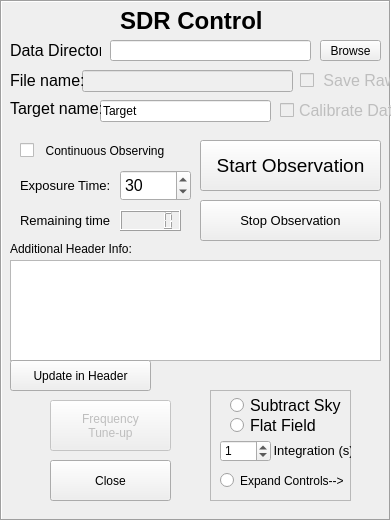
   <widget class="QFrame" name="frame_3">
    <property name="geometry">
     <rect>
      <x>0</x>
      <y>150</y>
      <width>391</width>
      <height>521</height>
     </rect>
    </property>
    <property name="frameShape">
     <enum>QFrame::Box</enum>
    </property>
    <property name="frameShadow">
     <enum>QFrame::Sunken</enum>
    </property>
    <widget class="QCheckBox" name="save_raw_checkBox">
     <property name="enabled">
      <bool>false</bool>
     </property>
     <property name="geometry">
      <rect>
       <x>300</x>
       <y>70</y>
       <width>91</width>
       <height>21</height>
      </rect>
     </property>
     <property name="font">
      <font>
       <pointsize>12</pointsize>
      </font>
     </property>
     <property name="text">
      <string> Save Raw</string>
     </property>
    </widget>
    <widget class="QLineEdit" name="data_directory_lineEdit">
     <property name="geometry">
      <rect>
       <x>110</x>
       <y>40</y>
       <width>201</width>
       <height>21</height>
      </rect>
     </property>
    </widget>
    <widget class="QLabel" name="label_14">
     <property name="geometry">
      <rect>
       <x>10</x>
       <y>40</y>
       <width>91</width>
       <height>21</height>
      </rect>
     </property>
     <property name="font">
      <font>
       <pointsize>12</pointsize>
      </font>
     </property>
     <property name="text">
      <string>Data Directory:</string>
     </property>
    </widget>
    <widget class="QLabel" name="label_16">
     <property name="geometry">
      <rect>
       <x>20</x>
       <y>210</y>
       <width>91</width>
       <height>21</height>
      </rect>
     </property>
     <property name="font">
      <font>
       <pointsize>10</pointsize>
      </font>
     </property>
     <property name="text">
      <string>Remaining time:</string>
     </property>
    </widget>
    <widget class="QLabel" name="label_13">
     <property name="geometry">
      <rect>
       <x>120</x>
       <y>0</y>
       <width>241</width>
       <height>41</height>
      </rect>
     </property>
     <property name="font">
      <font>
       <family>Arial</family>
       <pointsize>18</pointsize>
       <weight>75</weight>
       <bold>true</bold>
      </font>
     </property>
     <property name="text">
      <string>SDR Control</string>
     </property>
    </widget>
    <widget class="QLabel" name="label_15">
     <property name="geometry">
      <rect>
       <x>20</x>
       <y>170</y>
       <width>111</width>
       <height>31</height>
      </rect>
     </property>
     <property name="font">
      <font>
       <pointsize>10</pointsize>
      </font>
     </property>
     <property name="text">
      <string>Exposure Time:</string>
     </property>
    </widget>
    <widget class="QCheckBox" name="calibrate_data_checkBox">
     <property name="enabled">
      <bool>false</bool>
     </property>
     <property name="geometry">
      <rect>
       <x>280</x>
       <y>100</y>
       <width>121</width>
       <height>21</height>
      </rect>
     </property>
     <property name="font">
      <font>
       <pointsize>12</pointsize>
      </font>
     </property>
     <property name="text">
      <string>Calibrate Data</string>
     </property>
    </widget>
    <widget class="QPushButton" name="stop_observation_pushButton">
     <property name="geometry">
      <rect>
       <x>200</x>
       <y>200</y>
       <width>181</width>
       <height>41</height>
      </rect>
     </property>
     <property name="font">
      <font>
       <pointsize>10</pointsize>
      </font>
     </property>
     <property name="text">
      <string>Stop Observation</string>
     </property>
    </widget>
    <widget class="QPushButton" name="start_observation_pushButton">
     <property name="geometry">
      <rect>
       <x>200</x>
       <y>140</y>
       <width>181</width>
       <height>51</height>
      </rect>
     </property>
     <property name="font">
      <font>
       <pointsize>14</pointsize>
      </font>
     </property>
     <property name="text">
      <string>Start Observation</string>
     </property>
    </widget>
    <widget class="QPushButton" name="close_pushButton">
     <property name="geometry">
      <rect>
       <x>50</x>
       <y>460</y>
       <width>121</width>
       <height>41</height>
      </rect>
     </property>
     <property name="text">
      <string>Close</string>
     </property>
    </widget>
    <widget class="QPushButton" name="search_pushButton">
     <property name="geometry">
      <rect>
       <x>320</x>
       <y>40</y>
       <width>61</width>
       <height>21</height>
      </rect>
     </property>
     <property name="text">
      <string>Browse</string>
     </property>
    </widget>
    <widget class="QSpinBox" name="obs_time_spinBox">
     <property name="geometry">
      <rect>
       <x>120</x>
       <y>170</y>
       <width>71</width>
       <height>31</height>
      </rect>
     </property>
     <property name="font">
      <font>
       <pointsize>12</pointsize>
      </font>
     </property>
     <property name="maximum">
      <number>99999</number>
     </property>
     <property name="value">
      <number>30</number>
     </property>
    </widget>
    <widget class="QLCDNumber" name="remaining_time_lcdNumber">
     <property name="geometry">
      <rect>
       <x>120</x>
       <y>210</y>
       <width>61</width>
       <height>21</height>
      </rect>
     </property>
    </widget>
    <widget class="QPushButton" name="frequency_tuneup_pushButton">
     <property name="enabled">
      <bool>false</bool>
     </property>
     <property name="geometry">
      <rect>
       <x>50</x>
       <y>400</y>
       <width>121</width>
       <height>51</height>
      </rect>
     </property>
     <property name="text">
      <string>Frequency 
Tune-up</string>
     </property>
    </widget>
    <widget class="QLineEdit" name="file_name_lineEdit">
     <property name="enabled">
      <bool>false</bool>
     </property>
     <property name="geometry">
      <rect>
       <x>82</x>
       <y>70</y>
       <width>211</width>
       <height>22</height>
      </rect>
     </property>
     <property name="text">
      <string/>
     </property>
    </widget>
    <widget class="QLineEdit" name="target_lineEdit">
     <property name="geometry">
      <rect>
       <x>100</x>
       <y>100</y>
       <width>171</width>
       <height>22</height>
      </rect>
     </property>
     <property name="text">
      <string>Target</string>
     </property>
    </widget>
    <widget class="QLabel" name="label_20">
     <property name="geometry">
      <rect>
       <x>10</x>
       <y>70</y>
       <width>91</width>
       <height>20</height>
      </rect>
     </property>
     <property name="font">
      <font>
       <pointsize>12</pointsize>
      </font>
     </property>
     <property name="text">
      <string>File name:</string>
     </property>
    </widget>
    <widget class="QLabel" name="label_21">
     <property name="geometry">
      <rect>
       <x>10</x>
       <y>100</y>
       <width>91</width>
       <height>17</height>
      </rect>
     </property>
     <property name="font">
      <font>
       <pointsize>12</pointsize>
      </font>
     </property>
     <property name="text">
      <string>Target name:</string>
     </property>
    </widget>
    <widget class="QFrame" name="frame_6">
     <property name="geometry">
      <rect>
       <x>210</x>
       <y>390</y>
       <width>141</width>
       <height>111</height>
      </rect>
     </property>
     <property name="frameShape">
      <enum>QFrame::StyledPanel</enum>
     </property>
     <property name="frameShadow">
      <enum>QFrame::Raised</enum>
     </property>
     <widget class="QRadioButton" name="subtract_sky_radioButton">
      <property name="geometry">
       <rect>
        <x>20</x>
        <y>0</y>
        <width>111</width>
        <height>31</height>
       </rect>
      </property>
      <property name="font">
       <font>
        <pointsize>12</pointsize>
       </font>
      </property>
      <property name="text">
       <string>Subtract Sky</string>
      </property>
      <property name="checked">
       <bool>false</bool>
      </property>
      <property name="autoExclusive">
       <bool>false</bool>
      </property>
     </widget>
     <widget class="QRadioButton" name="flat_field_radioButton">
      <property name="enabled">
       <bool>true</bool>
      </property>
      <property name="geometry">
       <rect>
        <x>20</x>
        <y>20</y>
        <width>111</width>
        <height>31</height>
       </rect>
      </property>
      <property name="font">
       <font>
        <pointsize>12</pointsize>
       </font>
      </property>
      <property name="text">
       <string>Flat Field</string>
      </property>
      <property name="checkable">
       <bool>true</bool>
      </property>
      <property name="checked">
       <bool>false</bool>
      </property>
      <property name="autoExclusive">
       <bool>false</bool>
      </property>
     </widget>
     <widget class="QSpinBox" name="int_time_spinBox">
      <property name="geometry">
       <rect>
        <x>10</x>
        <y>50</y>
        <width>51</width>
        <height>22</height>
       </rect>
      </property>
      <property name="maximum">
       <number>9999</number>
      </property>
      <property name="value">
       <number>1</number>
      </property>
     </widget>
     <widget class="QLabel" name="label_19">
      <property name="geometry">
       <rect>
        <x>60</x>
        <y>50</y>
        <width>81</width>
        <height>21</height>
       </rect>
      </property>
      <property name="font">
       <font>
        <pointsize>10</pointsize>
       </font>
      </property>
      <property name="text">
       <string> Integration (s)</string>
      </property>
     </widget>
     <widget class="QRadioButton" name="options_radioButton">
      <property name="geometry">
       <rect>
        <x>10</x>
        <y>80</y>
        <width>131</width>
        <height>21</height>
       </rect>
      </property>
      <property name="font">
       <font>
        <pointsize>9</pointsize>
       </font>
      </property>
      <property name="text">
       <string>Expand Controls--&gt;</string>
      </property>
     </widget>
    </widget>
    <widget class="QTextEdit" name="textEdit">
     <property name="geometry">
      <rect>
       <x>10</x>
       <y>260</y>
       <width>371</width>
       <height>101</height>
      </rect>
     </property>
    </widget>
    <widget class="QLabel" name="label_27">
     <property name="geometry">
      <rect>
       <x>10</x>
       <y>240</y>
       <width>151</width>
       <height>17</height>
      </rect>
     </property>
     <property name="text">
      <string>Additional Header Info:</string>
     </property>
    </widget>
    <widget class="QPushButton" name="update_description">
     <property name="geometry">
      <rect>
       <x>10</x>
       <y>360</y>
       <width>141</width>
       <height>31</height>
      </rect>
     </property>
     <property name="text">
      <string>Update in Header</string>
     </property>
    </widget>
    <widget class="QCheckBox" name="continuous">
     <property name="geometry">
      <rect>
       <x>20</x>
       <y>130</y>
       <width>181</width>
       <height>41</height>
      </rect>
     </property>
     <property name="text">
      <string>  Continuous Observing</string>
     </property>
    </widget>
   </widget>
